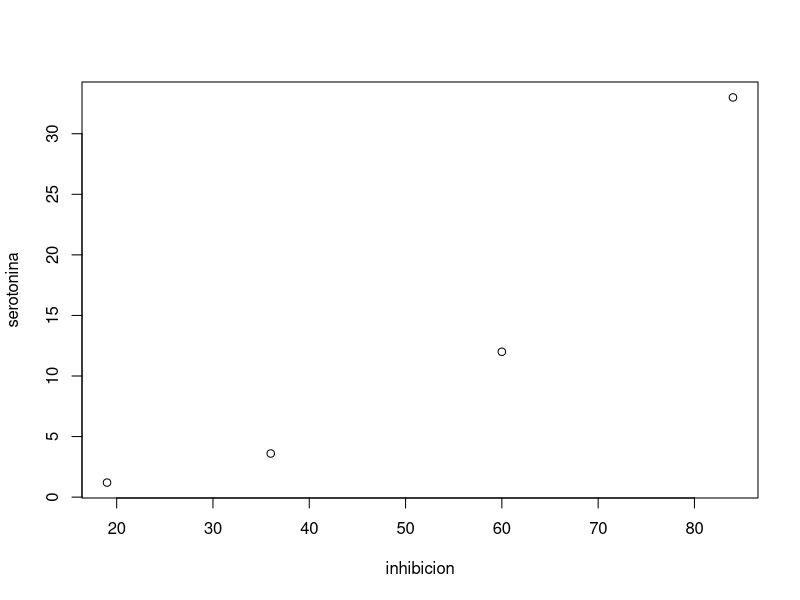
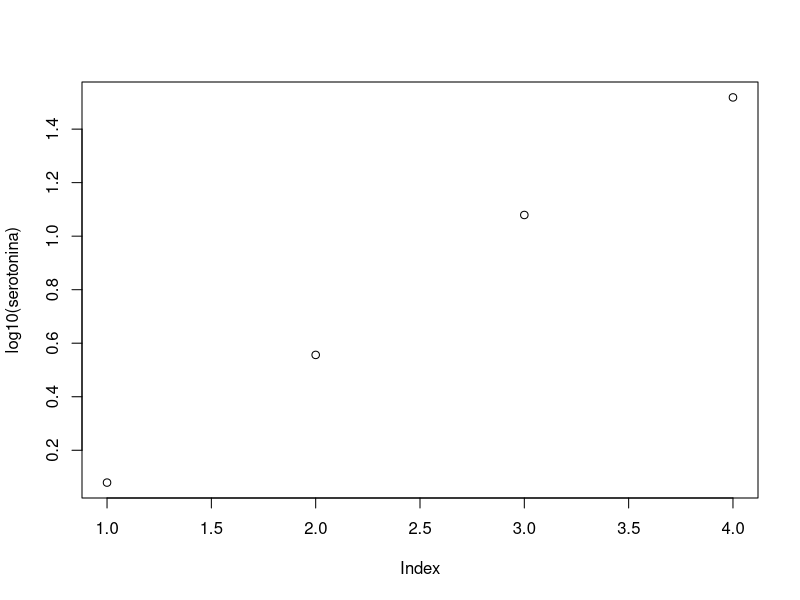
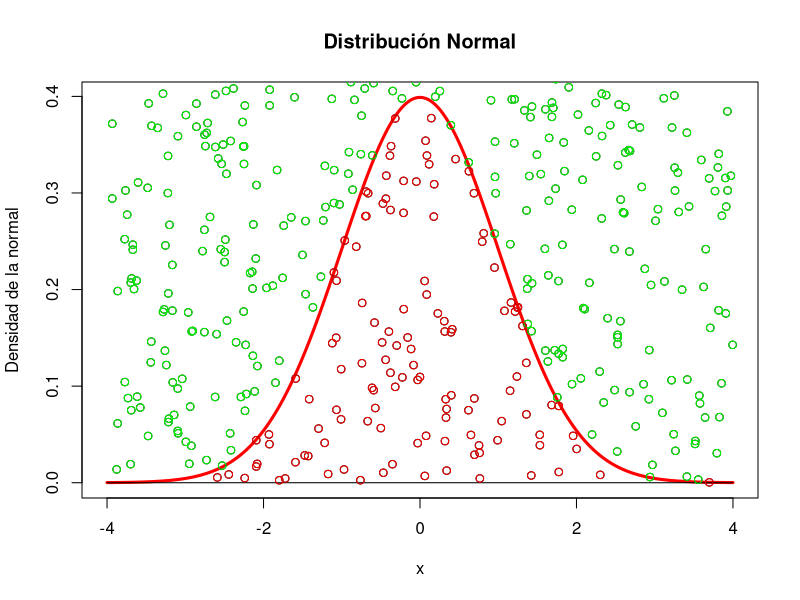

R code for these plots, in order:
######################################TIPOS DE RECTAS ########################################

#Función exponencial -> y = a * 10 ^ (b * x)
#Para ver la relación lineal
#-> log y = log(a*10 ^ (b * x)) = log(a)+bxlog(10) = log(a)+bx


#Función potencial -> y = a * x ^ b 
# log y = log(a * x ^ b) = log(a) + b log(x) 

inhibicion <- c(19,36,60,84)
serotonina <- c(1.2,3.6,12,33)
df_IS <- data.frame(inhibicion,serotonina)
plot(df_IS)
plot(log10(serotonina)) #Podemos observar un comportamiento prácticamente lineal
#plt(df_IS,log="y")
regresionLineal = lm(log10(serotonina)~inhibicion, data = df_IS)
summary(regresionLineal)
#Multiple R Squared -> Coeficiente de correlación o determinación


#GRAFICACIÓN DE UNA DISTRIBUCIÓN NORMAL
x = seq(from=-4, to=4, by=0.01) # recorremos eje x
y = dnorm(x=x) # calculamos las f(x)


plot(x, y, type="l", main="Distribución Normal", 
     xlab="x", ylab="Densidad de la normal", 
     col="red", lwd=3)

#Recursos extras
points(x=c(-4,4), y=c(0,0), type="l") # dibujamos eje X con 2 puntos
# vamos a lanzar 1000 puntos al azar en el recuadro

xx = runif(n=1000, min=-4, max=4) # sus coordenadas X
yy = runif(n=1000, min=0, max=1) # sus coordenadas Y

points(xx, yy) # los pintamos como puntos

dentro = yy < dnorm(xx) # condición "estar dentro de la gráfica"

color= rep("green", 1000) # vector de colores constante
color[dentro] = "red" # cambio a rojo si están dentro

points(xx, yy, col=color) # pinto de nuevo con color





